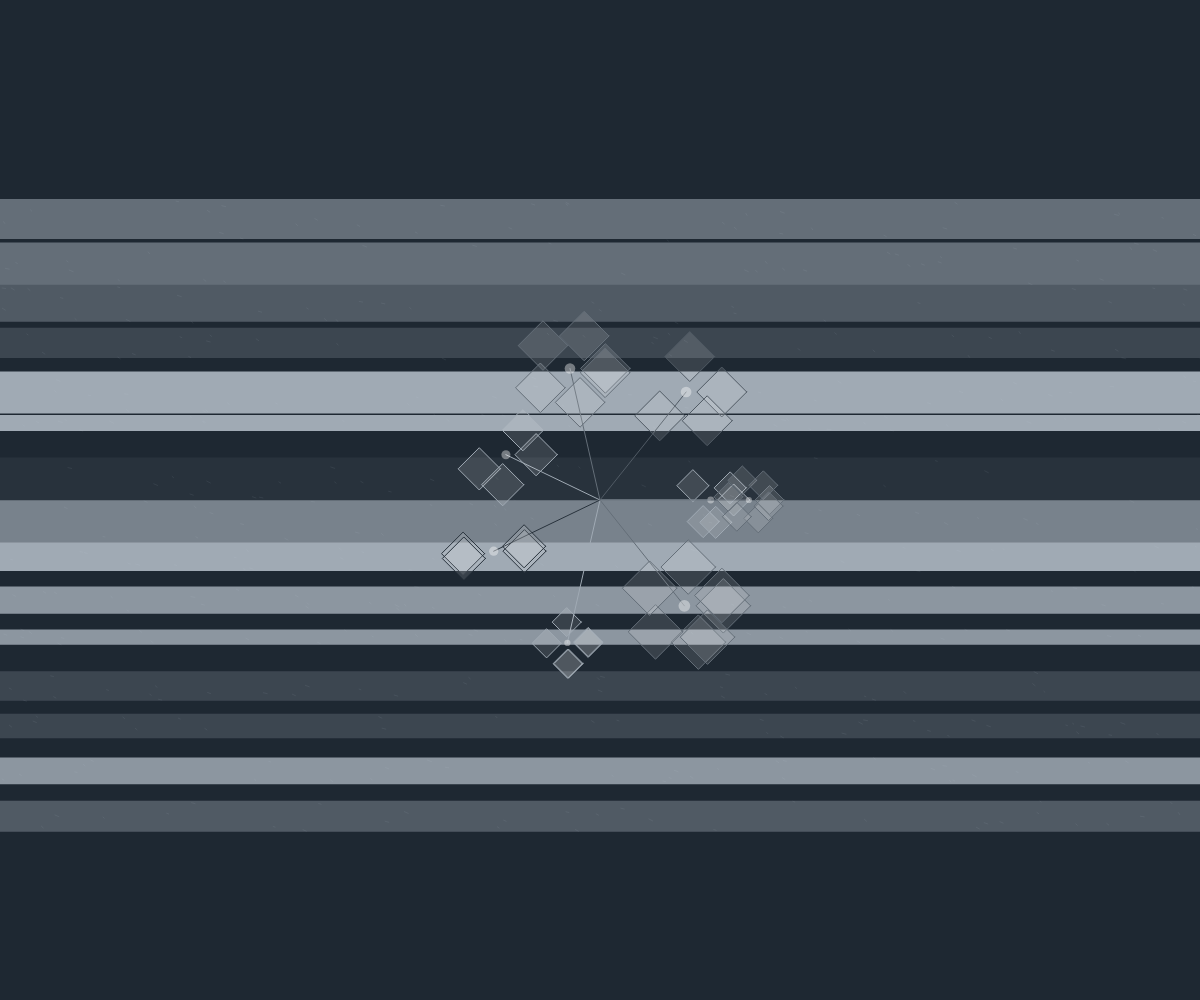
Frame 1 (no input)
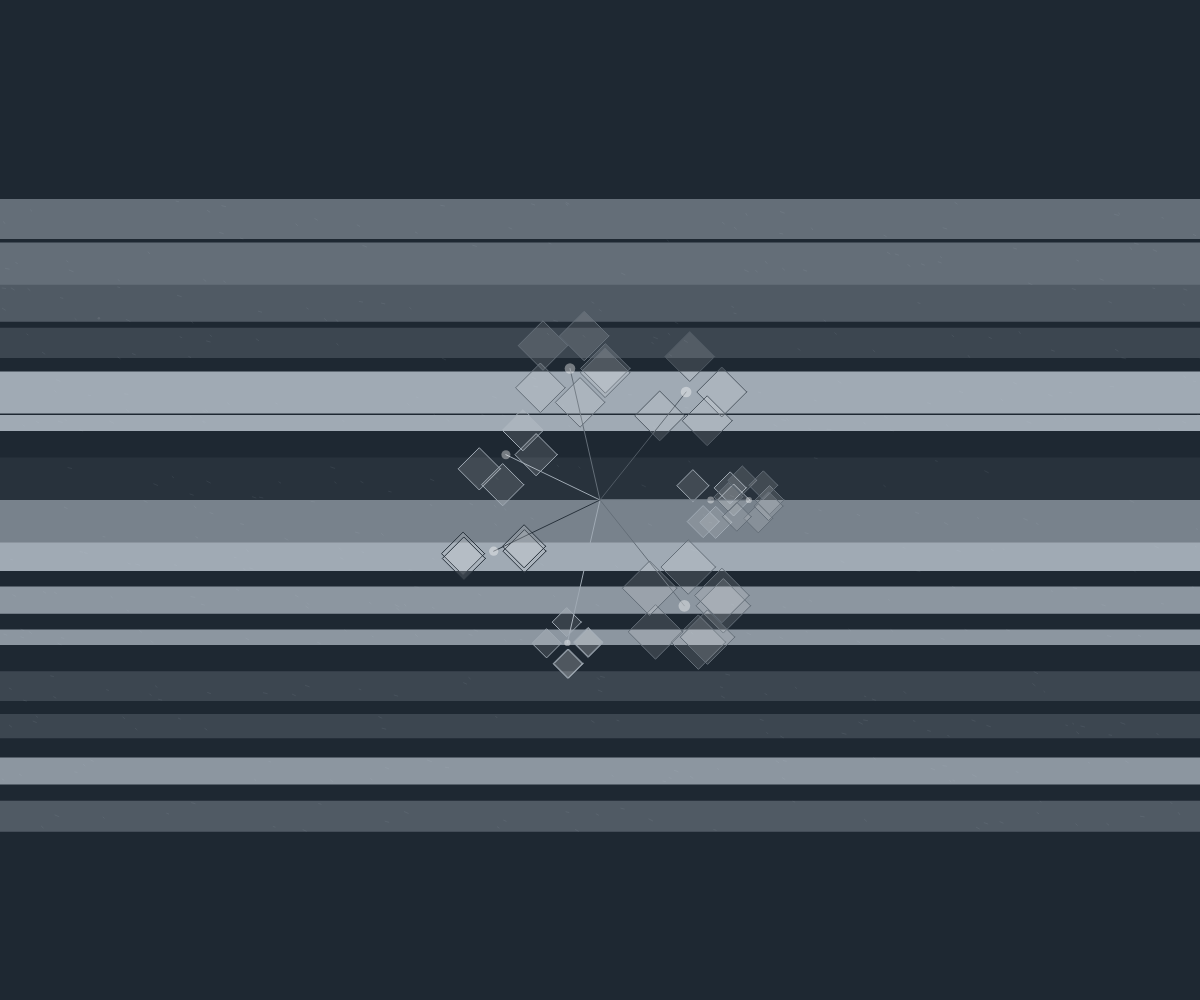
Frame 60 (no input)
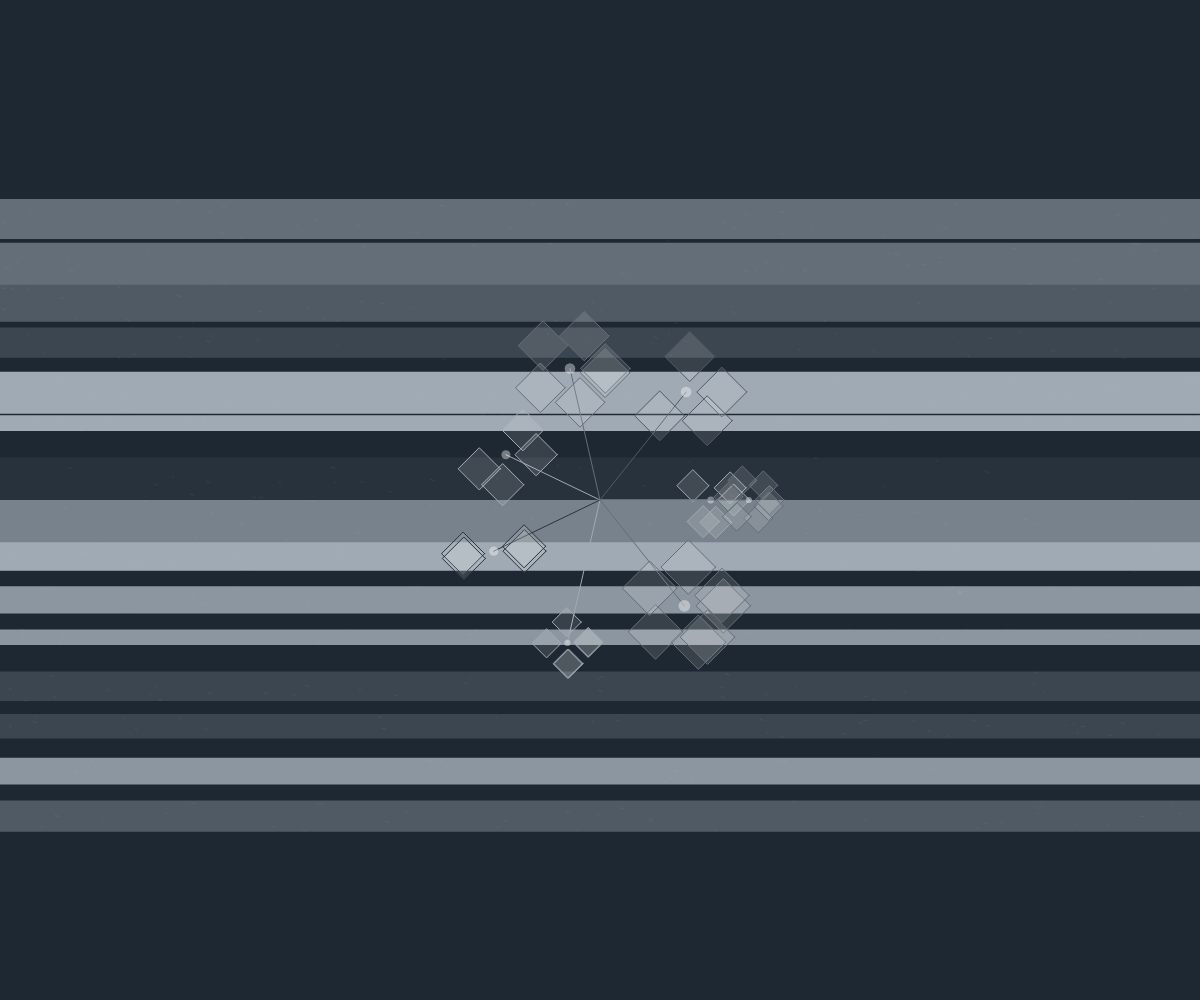
Frame 120 (the mouse pressed at the canvas centre since frame 60)

The p5.js sketch that drew these frames (run headless with seeded random() and noise() and a simulated clock; from frame 60 on, the mouse is pressed at the canvas centre):

// p5.js sketch
// ── sketch.js
let layers = [];
let flora = [];
let mineralColors = [];

function setup() {
  createCanvas(windowWidth, windowHeight);
  
  // Set up mineral color palette
  mineralColors = [
    color(120, 130, 140),
    color(100, 110, 120),
    color(80, 90, 100),
    color(60, 70, 80),
    color(40, 50, 60),
    color(180, 190, 200),
    color(160, 170, 180),
    color(140, 150, 160)
  ];
  
  // Create geological layers
  for (let i = 0; i < 15; i++) {
    let y = map(i, 0, 14, height * 0.2, height * 0.8);
    let thickness = random(15, 50);
    let layerColor = random(mineralColors);
    layers.push({
      y: y,
      thickness: thickness,
      color: layerColor,
      offset: random(TWO_PI),
      texture: []
    });
    
    // Add texture to each layer
    for (let j = 0; j < 30; j++) {
      layers[i].texture.push({
        x: random(width),
        y: y + random(thickness),
        w: random(1, 4),
        h: random(0.5, 2)
      });
    }
  }
  
  // Create fossilized flora in center
  createFlora();
}

function createFlora() {
  let centerX = width / 2;
  let centerY = height / 2;
  
  // Create a central fossilized bouquet
  for (let i = 0; i < 8; i++) {
    let angle = map(i, 0, 7, 0, TWO_PI);
    let distance = random(100, 150);
    let x = centerX + cos(angle) * distance;
    let y = centerY + sin(angle) * distance;
    
    flora.push({
      x: x,
      y: y,
      size: random(20, 40),
      color: random(mineralColors),
      petals: random(3, 7),
      stem: {
        x1: centerX,
        y1: centerY,
        x2: x,
        y2: y
      }
    });
  }
}

function draw() {
  background(30, 40, 50);
  
  // Draw geological layers
  for (let layer of layers) {
    let y = layer.y + sin(frameCount * 0.002 + layer.offset) * 1;
    
    noStroke();
    fill(layer.color);
    rect(0, y, width, layer.thickness);
    
    // Add intricate texture to layers
    stroke(200, 210, 220, 40);
    strokeWeight(0.5);
    for (let tex of layer.texture) {
      line(tex.x, tex.y, tex.x + tex.w, tex.y + tex.h);
    }
  }
  
  // Draw fossilized flora
  noFill();
  strokeWeight(1);
  for (let flower of flora) {
    // Draw stem
    stroke(flower.color);
    line(flower.stem.x1, flower.stem.y1, flower.stem.x2, flower.stem.y2);
    
    // Draw petals
    stroke(flower.color);
    fill(255, 255, 255, 30);
    for (let i = 0; i < flower.petals; i++) {
      let angle = map(i, 0, flower.petals - 1, 0, TWO_PI);
      let petalX = flower.x + cos(angle) * flower.size;
      let petalY = flower.y + sin(angle) * flower.size;
      
      beginShape();
      for (let j = 0; j < 5; j++) {
        let a = map(j, 0, 4, 0, TWO_PI);
        let px = petalX + cos(a) * (flower.size * 0.7);
        let py = petalY + sin(a) * (flower.size * 0.7);
        vertex(px, py);
      }
      endShape(CLOSE);
    }
    
    // Draw center of flower
    noStroke();
    fill(255, 255, 255, 100);
    ellipse(flower.x, flower.y, flower.size * 0.3, flower.size * 0.3);
  }
  
  // Add subtle shimmer effect
  if (frameCount % 20 === 0) {
    let shimmerX = random(width);
    let shimmerY = random(height);
    let size = random(1, 3);
    fill(255, 255, 255, 20);
    noStroke();
    ellipse(shimmerX, shimmerY, size, size);
  }
}

function windowResized() {
  resizeCanvas(windowWidth, windowHeight);
}
